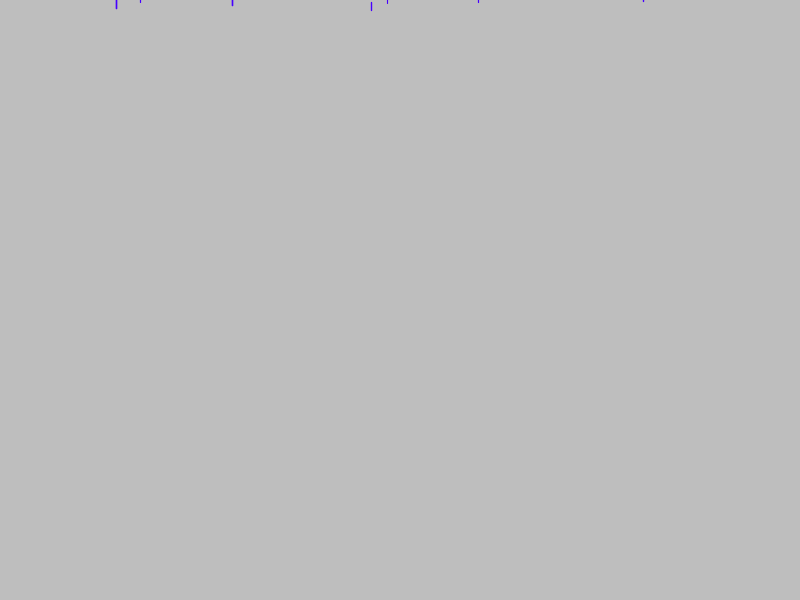
Frame 1 (no input)
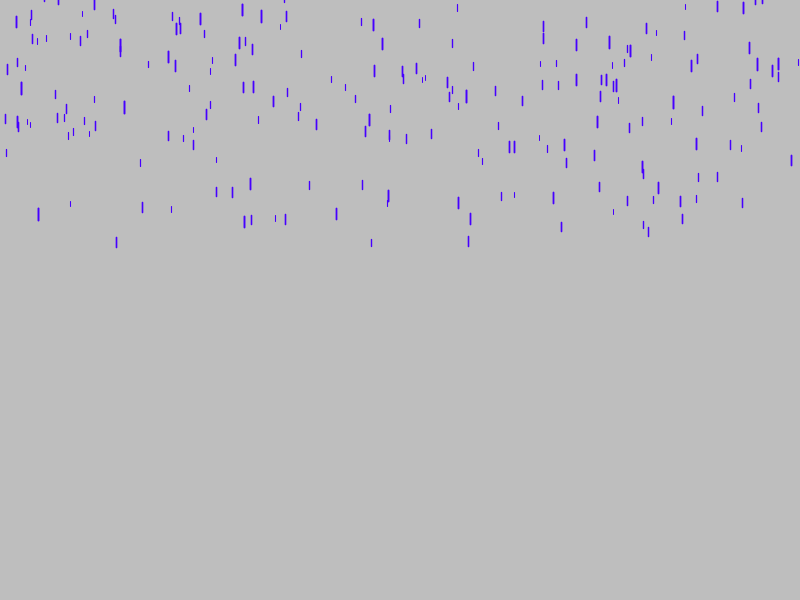
Frame 60 (the mouse pressed at the canvas centre just before this capture)
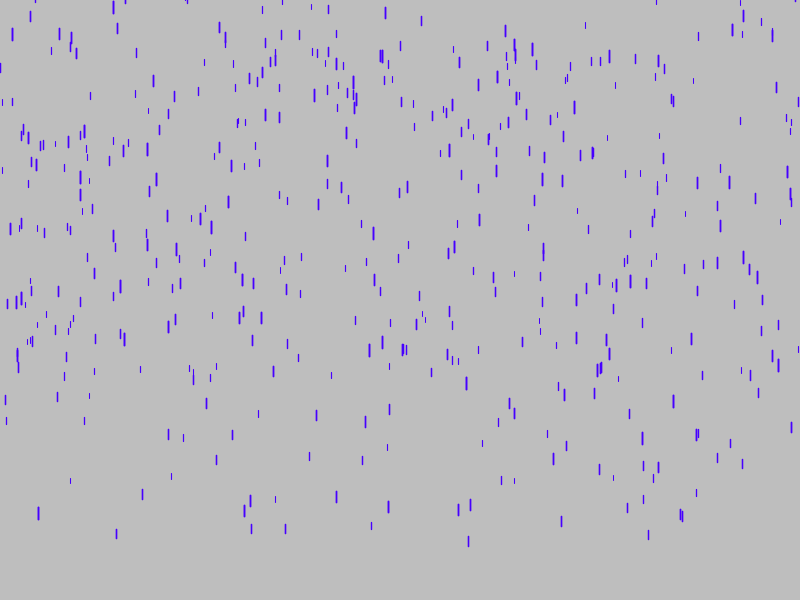
Frame 120 (the mouse held since frame 60 and released just before this capture)

The Processing sketch that drew these frames (run headless with seeded random() and noise(); from frame 60 on, the mouse is pressed at the canvas centre):

// Processing sketch: Rain
// ── Rain.pde
Drop[] drops;

void setup() {
  
  size (800, 600);
  drops = new Drop[600];
  
  for (int i = 0; i < drops.length; i++) {
    
    drops[i] = new Drop();
  }
  
  background(190);
  stroke(70, 0, 255);
  strokeWeight(2);
}

void draw() {
  
  background(190);
  for (int i = 0; i < drops.length; i++) {
    
    drops[i].y += drops[i].vel;
    drops[i].vel += drops[i].acc;
    strokeWeight(drops[i].wid);
    line(drops[i].x, drops[i].y, drops[i].x, drops[i].y + drops[i].len);
    
    if (drops[i].y > height) {
      
      drops[i] = new Drop();
    }
  }
}

class Drop {
  
  float x, y, len, vel, acc, wid;
  
  Drop() {
    
    this.vel = random(2, 4);
    this.acc = random(0.01, 0.015);
    this.x = random(0, width);
    this.y = random(-height, 0);
    this.len = map(this.acc, 0.01, 0.015, 5, 12);
    this.wid = map(this.acc, 0.01, 0.015, 1, 2);
  }
}
